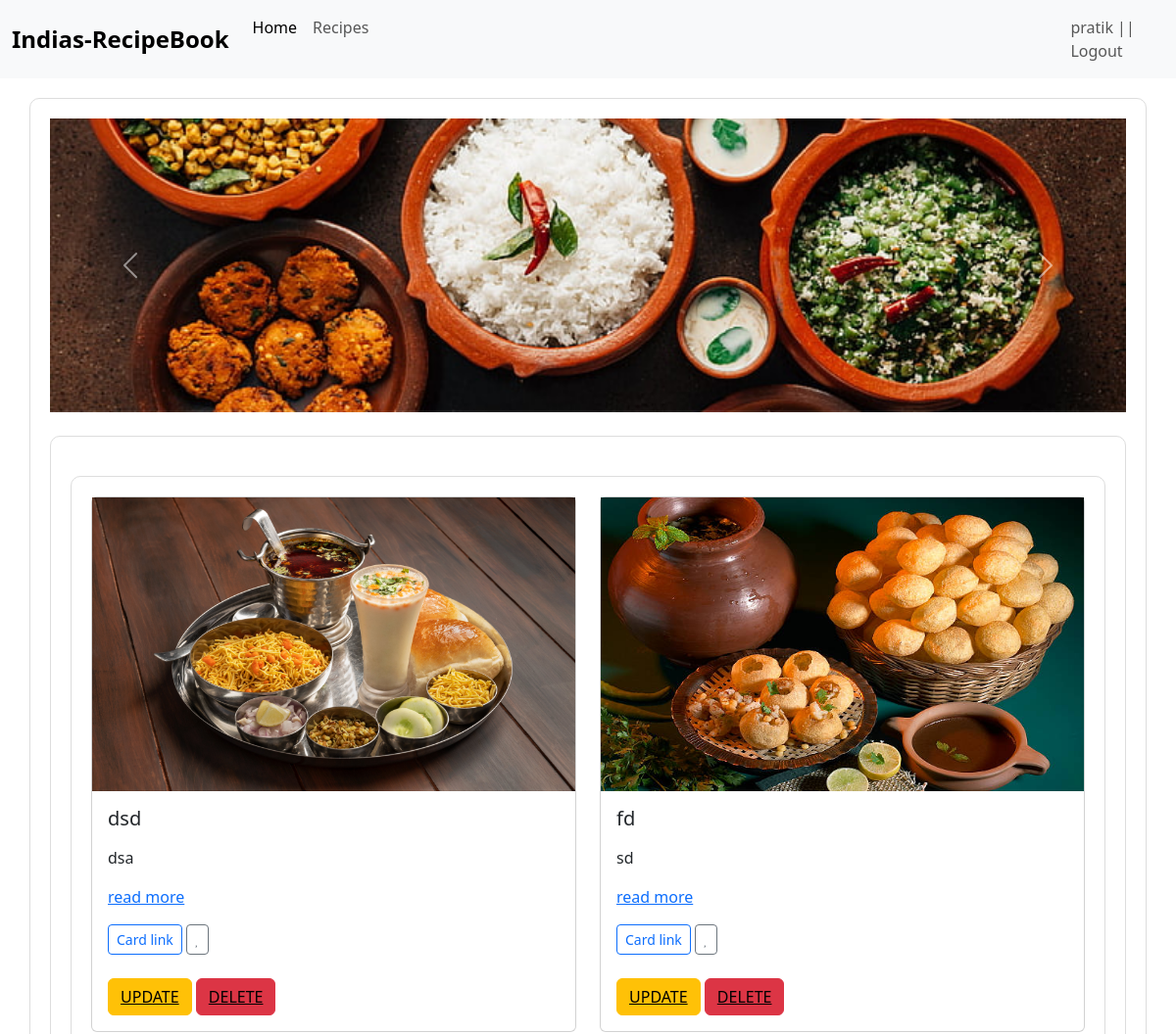
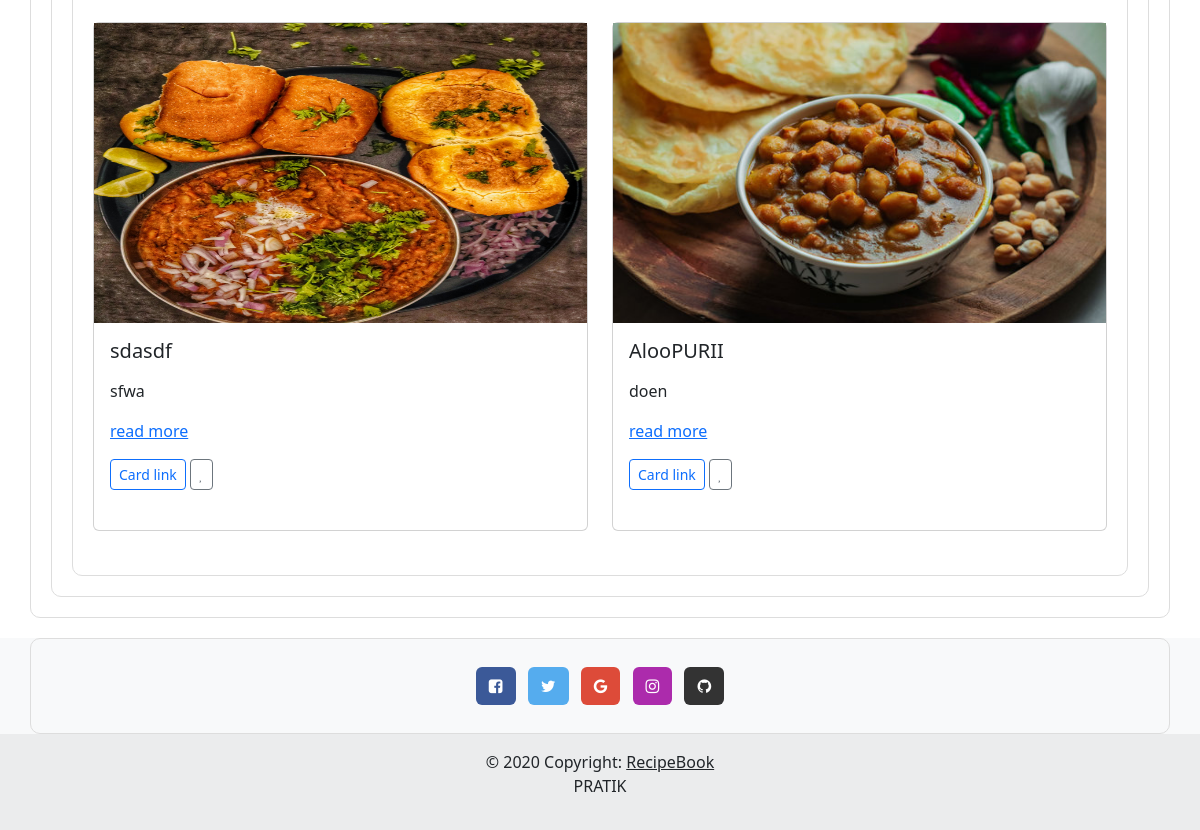
Screenshot of /app/show/ (signed in) with the database file from the repository (2 pictures, top to bottom).
### app/models.py (models this page shows, shortened)
class Recipe(models.Model):
    CATEGORY_CHOICES = [
        ('starter', 'starter'),
        ('Paneer', 'Paneer'),
        ('Rice', 'Rice'),
        ('Chineese', 'Chineese'),
        ('StreetFood', 'StreetFood'),
        ('StateSpecial', 'StateSpecial'),
    ]
    Title  = models.CharField(max_length = 150)
    Discreption = models.TextField()
    Category = models.CharField(max_length =20,choices = CATEGORY_CHOICES)
    image = models.ImageField(upload_to='images/')
    author = models.CharField(max_length=250)
    created_at = models.DateTimeField(auto_now_add=True)
    updated_at = models.DateTimeField(auto_now=True)
    user = models.ForeignKey(User, on_delete=models.CASCADE)

### app/views.py (the view)
# urls.py: path('show/',views.Display,name = "show_url"),
def Display(request):
    obj = Recipe.objects.all()
    template_name = "app/display.html"
    context = {'data' : obj}
    return render(request,template_name,context)

### templates/app/display.html (shortened to what this page needs)
{% extends "base.html" %}
{%load static%}
{% block content%}
<div class="container">
    <div class="row">
        {% for i in data %}
           <div class="col-lg-6 mb-4">
                        <div class="card">
                            {% if i.image %}
                               <img src="{{ i.image.url }}" alt="Your Image" height="300px">
                            {% else %}
                                <p>No image available</p>
                            {% endif %}
                            <div class="card-body">
                                <h5 class="card-title">{{i.Title}}</h5>
                                <p class="card-text">
                                    {{ i.Discreption|safe|truncatewords:"15"|linebreaks }}
                                    <a href="{% url 'content_url' id=i.id %}">read more</a>
                                </p>
                                <a href="#" class="btn btn-outline-primary btn-sm">
                                    Card link
                                </a>
                                <a href="#" class="btn btn-outline-secondary btn-sm">
                                    <i class="far fa-heart"></i></a>
                                    <br><br>
                                <form method="post">
                                    {% if user.is_authenticated and i.user == user%}
                                        <button class="btn btn-warning" type="submit" value="submit" ><a href="{% url 'update_url' i.id %}" style="color: black;">UPDATE</a></button>
                                        <button class="btn btn-danger" type="submit" value="submit" ><a href="{% url 'delete_url' i.id %}" style="color: black;">DELETE</a></button>
                                        {% endif %}
                                </form>
                            </div>
                        </div>
                    </div>
        {% endfor %}
      </div>
    </div>
{% endblock %}

### templates/base.html (shortened to what this page needs)
<!DOCTYPE html>
{% load static %}
<html lang="en">
<head>
    <link href="https://cdn.jsdelivr.net/npm/bootstrap@5.3.2/dist/css/bootstrap.min.css" rel="stylesheet">
    <link rel="stylesheet" href="https://cdnjs.cloudflare.com/ajax/libs/font-awesome/4.7.0/css/font-awesome.min.css">
    <link rel="stylesheet" href="{% static 'css/style.css' %}">
</head>
<body>
    <marquee behavior="" direction="" style="color: green;">** Login/SignUp to ADD YOUR RECIPE **</marquee>
    <nav class="navbar navbar-expand-lg bg-body-tertiary fixed-top">
        <div class="container-fluid">
            <div class="collapse navbar-collapse" id="navbarTogglerDemo01">
                <a class="navbar-brand" href="#">Indias-RecipeBook</a>
                <ul class="navbar-nav me-auto mb-2 mb-lg-0">
                    <li class="nav-item">
                        <a class="nav-link active" aria-current="page" href="{% url 'home_url' %}">Home</a>
                    </li>
                    <li class="nav-item">
                        <a class="nav-link" href="{% url 'show_url'  %}">Recipes</a>
                    </li>
                    {% if user.is_authenticated %}
                        <li class="nav-item"  style="padding-left : 700px">
                             <a class="nav-link "href="{% url 'logout_url'  %}">{{user}} || Logout</a>
                        </li>
                    {% endif %}
                </ul>
            </div>
        </div>
    </nav>
    <div class="container">
        <div id="carouselExampleInterval" class="carousel slide" data-bs-ride="carousel">
            <div class="carousel-inner">
                <div class="carousel-item active" data-bs-interval="30000">
                    <img src="{% static 'images/crouse1.jpg' %}"  class="d-block w-100"alt="...">
                </div>
            </div>
            <button class="carousel-control-prev" type="button" data-bs-target="#carouselExampleInterval" data-bs-slide="prev">
                <span class="carousel-control-prev-icon" aria-hidden="true"></span>
            </button>
            <button class="carousel-control-next" type="button" data-bs-target="#carouselExampleInterval" data-bs-slide="next">
                <span class="carousel-control-next-icon" aria-hidden="true"></span>
            </button>
        </div>
        <div class="container mt-4">
            {% block content%}{% endblock %}
        </div>
    </div>
    <footer class="bg-body-tertiary text-center">
        <div class="container p-4 pb-0">
          <section class="mb-4">
            <a
            data-mdb-ripple-init
              class="btn text-white btn-floating m-1"
              style="background-color: #3b5998;"
              href="#!"
              role="button"
              ><i class="fa fa-facebook-square"></i
            ></a>
            <a
              data-mdb-ripple-init
              class="btn text-white btn-floating m-1"
              style="background-color: #55acee;"
              href="#!"
              role="button"
              ><i class="fa fa-twitter"></i
            ></a>
            <a
              data-mdb-ripple-init
              class="btn text-white btn-floating m-1"
              style="background-color: #dd4b39;"
              href="#!"
              role="button"
              ><i class="fa fa-google"></i
            ></a>
            <a
              data-mdb-ripple-init
              class="btn text-white btn-floating m-1"
              style="background-color: #ac2bac;"
              href="#!"
              role="button"
              ><i class="fa fa-instagram"></i
            ></a>
            <a
              data-mdb-ripple-init
              class="btn text-white btn-floating m-1"
              style="background-color: #333333;"
              href="#!"
              role="button"
              ><i class="fa fa-github"></i
            ></a>
          </section>
        </div>
        <div class="text-center p-3" style="background-color: rgba(0, 0, 0, 0.05);">
          © 2020 Copyright:
          <a class="text-body" href="http://127.0.0.1:8000/">RecipeBook</a>
          <p>PRATIK</p>
        </div>
      </footer>
</body>
</html>

### staticfiles/css/style.css (style rules this page uses)
body { padding-top: 56px; }
.navbar-brand { font-weight: bold; font-size: 1.5rem; }
.container { padding: 20px; border: 1px solid #ddd; border-radius: 10px; margin-top: 20px; }
.carousel img { width: 100%; height: 300px; object-fit: cover; }

### rows the page displays
Recipe: image (picture), Title "dsd", Discreption "dsa", shows "UPDATE"
Recipe: image (picture), Title "fd", Discreption "sd", shows "UPDATE"
Recipe: image (picture), Title "sdasdf", Discreption "sfwa"
Recipe: image (picture), Title "AlooPURII", Discreption "doen"

### other values shown
{{ user }} "pratik"
